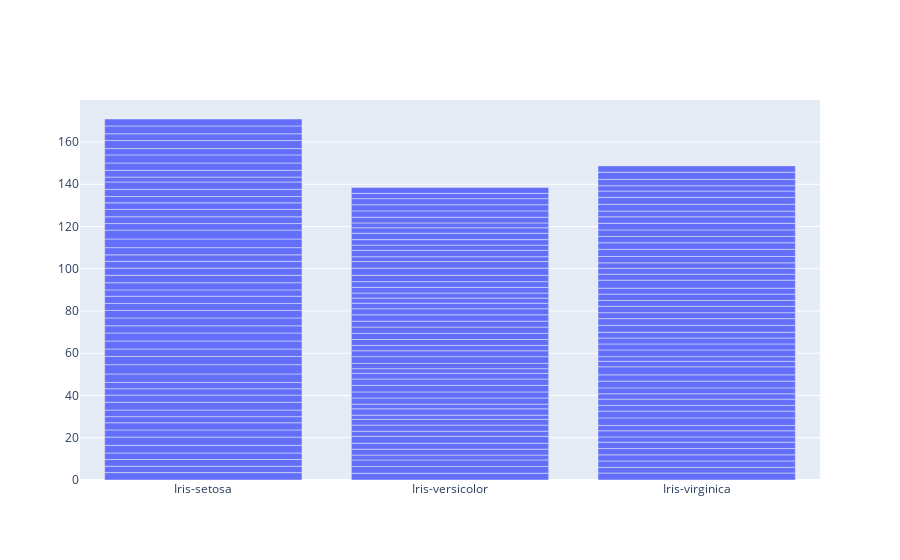

Notebook code for this chart:
### Code cell
configure_plotly_browser_state() # Específico para o Colab

barra = go.Bar(x=iris['class'], y=iris['sepal_width'])

ply.iplot([barra])

### Figure 1 — Plotly figure (JSON) as saved in the notebook; plotly's stock layout.template omitted (floating-point values rounded to 4 significant figures; data arrays with more than 128 entries replaced by an {"elided": "..."} marker saying what was removed)
{"data": [{"y": {"elided": "150 float values"}, "x": {"elided": "150 str values"}, "type": "bar"}], "layout": {}}
